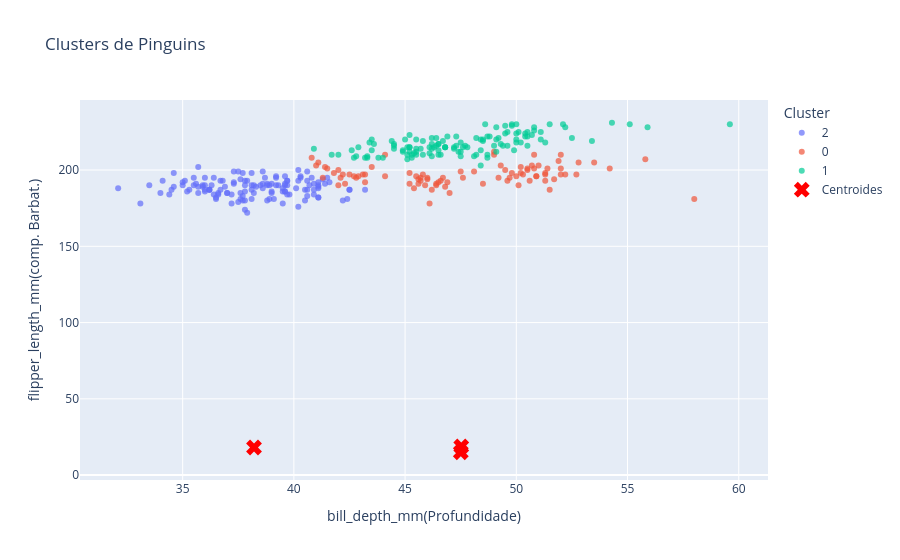

Here is the notebook cell this chart was saved with:
### Code cell
# Criando um df com os dados originais e  rótulos de cluster
df_clusters = pd.DataFrame({
    'bill_depth_mm': penguins['bill_length_mm'],
    'flipper_length_mm': penguins['flipper_length_mm'],
    'cluster': labels.astype(str)
})

# Plotar os pontos de dados coloridos
fig = px.scatter(df_clusters, x='bill_depth_mm', y='flipper_length_mm', color='cluster',
                 color_continuous_scale='viridis', opacity=0.7,
                 title='Clusters de Pinguins')

# Adicionar os centroides ao gráfico
fig.add_scatter(x=centroides_originais[:, 0], y=centroides_originais[:, 1],
                mode='markers', marker=dict(color='red', symbol='x', size=14),
                name='Centroides')


fig.update_layout(xaxis_title='bill_depth_mm(Profundidade)', yaxis_title='flipper_length_mm(comp. Barbat.)',
                  legend_title='Cluster')
fig.show()

### Figure 1 — Plotly figure (JSON) as saved in the notebook; plotly's stock layout.template omitted (floating-point values rounded to 4 significant figures; data arrays with more than 128 entries replaced by an {"elided": "..."} marker saying what was removed)
{"data": [{"hovertemplate": "cluster=2<br>bill_depth_mm=%{x}<br>flipper_length_mm=%{y}<extra></extra>", "legendgroup": "2", "marker": {"color": "#636efa", "opacity": 0.7, "symbol": "circle"}, "mode": "markers", "name": "2", "orientation": "v", "showlegend": true, "type": "scatter", "x": {"elided": "132 float values"}, "xaxis": "x", "y": {"elided": "132 float values"}, "yaxis": "y"}, {"hovertemplate": "cluster=0<br>bill_depth_mm=%{x}<br>flipper_length_mm=%{y}<extra></extra>", "legendgroup": "0", "marker": {"color": "#EF553B", "opacity": 0.7, "symbol": "circle"}, "mode": "markers", "name": "0", "orientation": "v", "showlegend": true, "type": "scatter", "x": [42.0, 42.5, 46.0, 44.1, 42.3, 42.0, 41.3, 41.8, 45.8, 42.8, 42.1, 42.9, 41.1, 40.8, 43.2, 41.0, 43.2, 45.6, 42.2, 42.7, 41.4, 44.1, 43.1, 41.5, 46.5, 50.0, 51.3, 45.4, 52.7, 45.2, 46.1, 51.3, 46.0, 51.3, 46.6, 51.7, 47.0, 52.0, 45.9, 50.5, 50.3, 58.0, 46.4, 49.2, 48.5, 50.6, 46.7, 52.0, 50.5, 49.5, 46.4, 52.8, 54.2, 51.0, 49.7, 47.5, 47.6, 52.0, 46.9, 53.5, 49.0, 46.2, 50.9, 45.5, 50.9, 50.8, 50.1, 49.0, 51.5, 49.8, 48.1, 51.4, 45.7, 50.7, 52.2, 45.2, 49.3, 50.2, 45.6, 51.9, 46.8, 45.7, 55.8, 43.5, 49.6, 50.8, 50.2], "xaxis": "x", "y": [190.0, 197.0, 194.0, 196.0, 191.0, 200.0, 195.0, 198.0, 197.0, 195.0, 195.0, 196.0, 205.0, 208.0, 192.0, 203.0, 197.0, 191.0, 197.0, 196.0, 202.0, 210.0, 197.0, 201.0, 192.0, 196.0, 193.0, 188.0, 197.0, 198.0, 178.0, 197.0, 195.0, 198.0, 193.0, 194.0, 185.0, 201.0, 190.0, 201.0, 197.0, 181.0, 190.0, 195.0, 191.0, 193.0, 195.0, 197.0, 200.0, 200.0, 191.0, 205.0, 201.0, 203.0, 195.0, 199.0, 195.0, 210.0, 192.0, 205.0, 210.0, 187.0, 196.0, 196.0, 196.0, 201.0, 190.0, 212.0, 187.0, 198.0, 199.0, 201.0, 193.0, 203.0, 197.0, 191.0, 203.0, 202.0, 194.0, 206.0, 189.0, 195.0, 207.0, 202.0, 193.0, 210.0, 198.0], "yaxis": "y"}, {"hovertemplate": "cluster=1<br>bill_depth_mm=%{x}<br>flipper_length_mm=%{y}<extra></extra>", "legendgroup": "1", "marker": {"color": "#00cc96", "opacity": 0.7, "symbol": "circle"}, "mode": "markers", "name": "1", "orientation": "v", "showlegend": true, "type": "scatter", "x": [46.1, 50.0, 48.7, 50.0, 47.6, 46.5, 45.4, 46.7, 43.3, 46.8, 40.9, 49.0, 45.5, 48.4, 45.8, 49.3, 42.0, 49.2, 46.2, 48.7, 50.2, 45.1, 46.5, 46.3, 42.9, 46.1, 44.5, 47.8, 48.2, 50.0, 47.3, 42.8, 45.1, 59.6, 49.1, 48.4, 42.6, 44.4, 44.0, 48.7, 42.7, 49.6, 45.3, 49.6, 50.5, 43.6, 45.5, 50.5, 44.9, 45.2, 46.6, 48.5, 45.1, 50.1, 46.5, 45.0, 43.8, 45.5, 43.2, 50.4, 45.3, 46.2, 45.7, 54.3, 45.8, 49.8, 46.2, 49.5, 43.5, 50.7, 47.7, 46.4, 48.2, 46.5, 46.4, 48.6, 47.5, 51.1, 45.2, 45.2, 49.1, 52.5, 47.4, 50.0, 44.9, 50.8, 43.4, 51.3, 47.5, 52.1, 47.5, 52.2, 45.5, 49.5, 44.5, 50.8, 49.4, 46.9, 48.4, 51.1, 48.5, 55.9, 47.2, 49.1, 47.3, 46.8, 41.7, 53.4, 43.3, 48.1, 50.5, 49.8, 43.5, 51.5, 46.2, 55.1, 44.5, 48.8, 47.2, 46.8, 50.4, 45.2, 49.9], "xaxis": "x", "y": [211.0, 230.0, 210.0, 218.0, 215.0, 210.0, 211.0, 219.0, 209.0, 215.0, 214.0, 216.0, 214.0, 213.0, 210.0, 217.0, 210.0, 221.0, 209.0, 222.0, 218.0, 215.0, 213.0, 215.0, 215.0, 215.0, 216.0, 215.0, 210.0, 220.0, 222.0, 209.0, 207.0, 230.0, 220.0, 220.0, 213.0, 219.0, 208.0, 208.0, 208.0, 225.0, 210.0, 216.0, 222.0, 217.0, 210.0, 225.0, 213.0, 215.0, 210.0, 220.0, 210.0, 225.0, 217.0, 220.0, 208.0, 220.0, 208.0, 224.0, 208.0, 221.0, 214.0, 231.0, 219.0, 230.0, 214.0, 229.0, 220.0, 223.0, 216.0, 221.0, 221.0, 217.0, 216.0, 230.0, 209.0, 220.0, 215.0, 223.0, 212.0, 221.0, 212.0, 224.0, 212.0, 228.0, 218.0, 218.0, 212.0, 230.0, 218.0, 228.0, 212.0, 224.0, 214.0, 226.0, 216.0, 222.0, 203.0, 225.0, 219.0, 228.0, 215.0, 228.0, 216.0, 215.0, 210.0, 219.0, 208.0, 209.0, 216.0, 229.0, 213.0, 230.0, 217.0, 230.0, 217.0, 222.0, 214.0, 215.0, 222.0, 212.0, 213.0], "yaxis": "y"}, {"marker": {"color": "red", "size": 14, "symbol": "x"}, "mode": "markers", "name": "Centroides", "type": "scatter", "x": [47.53, 47.5, 38.21], "y": [18.76, 14.98, 18.11]}], "layout": {"legend": {"title": {"text": "Cluster"}, "tracegroupgap": 0}, "title": {"text": "Clusters de Pinguins"}, "xaxis": {"anchor": "y", "domain": [0, 1], "title": {"text": "bill_depth_mm(Profundidade)"}}, "yaxis": {"anchor": "x", "domain": [0, 1], "title": {"text": "flipper_length_mm(comp. Barbat.)"}}}}
